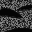
Frame 1 (no input)
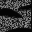
Frame 60 (the mouse pressed at the canvas centre just before this capture)
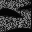
Frame 120 (the mouse held since frame 60 and released just before this capture)

The Processing sketch that drew these frames (run headless with seeded random() and noise(); from frame 60 on, the mouse is pressed at the canvas centre):

// Processing sketch: fog2_move_block
// ── fog2_move_block.pde
float[] Lbrightness = new float[1024];
float[] Lx = new float[32];

void setup() {
  size(32, 32);
  for (int i = 0; i < 1024; i++) {
    Lbrightness[i] = random(10, 200);
  }
  for (int i = 0; i < 32; i++) {
    Lx[i] = i;
  }
}

void draw() {
  background(10);
  for (int i = 0; i < 1024; i++) {
    stroke(Lbrightness[i]);
    point(Lx[i%32], floor(i/32));
  }
  for (int i = 0; i < 32; i++) {
    Lx[i] -= 0.1;
    if (Lx[i] < 0) {
      Lx[i] = 31;
    }
  }
  stroke(10);
  fill(5);
  beginShape();
  vertex(4, 32);
  bezierVertex(20, 26, 29, 27, 38, 32);
  endShape();
  
  beginShape();
  vertex(0, 10);
  bezierVertex(3, 6, 15, 9, 22, 17);
  bezierVertex(16, 18, 6, 15, 0, 15);
  endShape();
  
  beginShape();
  vertex(18, 9);
  bezierVertex(21, 7, 30, 3, 36, 6);
  bezierVertex(29, 11, 21, 9, 18, 10);
  endShape();
  
  
  

}
